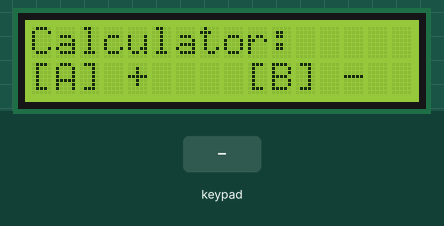
This sketch was run on a simulated Arduino Uno, built with avr-gcc and run on an emulated ATmega328P. On the bench: 16×2 character LCD. Inputs (shaded band) come from the test bench. What the sketch prints to the serial monitor is not drawn.

Above: at 1.2 s.
1.3 s: keypad keys 1 3 1 2 1 1 1 0 * pressed 0.4 s apart
At 5.6 s:
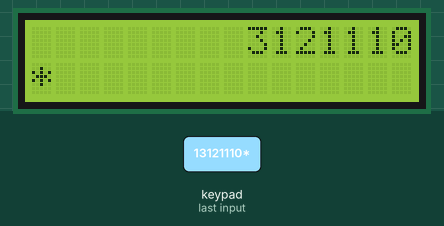
6.4 s: keypad keys 7 + 5 = pressed 0.4 s apart
At 8.3 s:
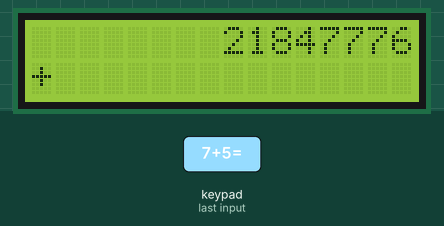
9.5 s: key '/' pressed
At 10.5 s:
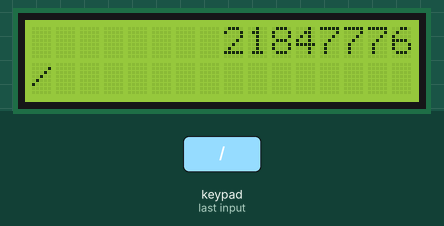
11.0 s: keypad keys 1 3 1 2 1 1 1 0 = pressed 0.4 s apart
At 14.5 s:
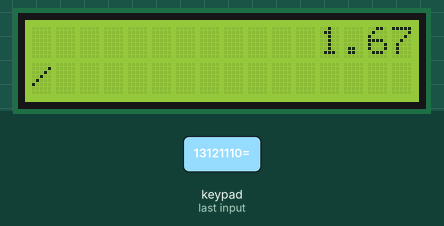
16.1 s: key '2' pressed
At 16.8 s:
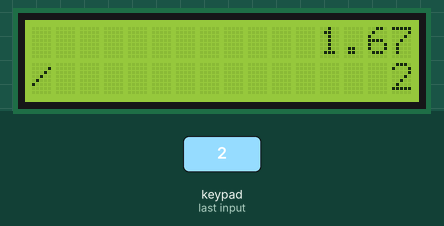
Timing chart, 0 to 18.6 s (numbered marks = the images above; inputs shaded):
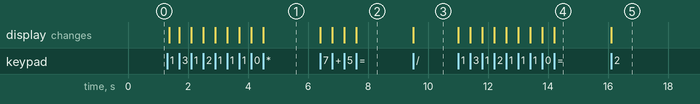

The sketch:

lab7-prob3-calculator.ino
```cpp
#include <LiquidCrystal.h>
#include <Keypad.h>

LiquidCrystal lcd(7, 6, 5, 4, 3, 2);


const byte rows = 4;
const byte cols = 4;

// Keypad values
char keys[rows][cols] = {
  {'1','2','3', '+'},
  {'4','5','6', '-'},
  {'7','8','9', '*'},
  {'C','0','=', '/'}
};

// Keypad pins
byte rowPins[rows] = {A5, A4, A3, A2};
byte colPins[cols] = {13, 12, 11, 10};

// Map keypad with its pins
Keypad keypad = Keypad(
  makeKeymap(keys),
  rowPins,
  colPins,
  rows,
  cols
);

void setup() {
  Serial.begin(9600);
  lcd.begin(16, 2);

}

void loop() {
  // Execute command based on entered key
  menu();
  calculator();

}

void menu() {
  int numOfLines = 5;
  String lines[numOfLines] = {
    "Calculator:   ",
    "[A] +    [B] -",
    "[C] x    [D] /",
    "[*] C    [#] =",
    "              ",
  };

  int row1 = 0;
  int row2 = 1;
  while (true) {
    lcd.clear();
    lcd.setCursor(0, 0);
    lcd.print(lines[row1]);
    lcd.setCursor(0, 1);
    lcd.print(lines[row2]);

    for (int i = 0; i < 15; i++) {
      if (keypad.getKey()) {
        lcd.clear();
        return;
      };
      delay(100);
    }

    if (row2 < numOfLines - 1) row2++;
    if (row1 >= numOfLines - 2) {
      row1 = 0;
      row2 = 1;
    }
    else row1++;
  }
}


char currOperator = ' ';
char pendingOperator = ' ';
int currRow = 0;
void calculator() {
    String strNums[2] = {
      "",
      "",
    };

  while (true) {
    strNums[currRow] = getDigit();
    // strNums1;
    Serial.println(strNums[currRow]);
    Serial.println(currOperator);

    String result = processOperation(strNums[0], strNums[1]);
    strNums[0] = result;
    strNums[1] = "";
    displayDigit(0, strNums[0]);
    displayDigit(1, strNums[1]);
    currRow = 1;
  }
}

String getDigit() {
  String strDigit = "";
  while (true) {
    char key = keypad.getKey();

    if (!key) continue;
    if (isDigit(key)) {
      if (strDigit.length() == 15) continue;
      strDigit += key;
      Serial.println(strDigit);
      displayDigit(currRow, strDigit);
    }
    else if (key == 'C') {
      strDigit = "";
      displayDigit(currRow, strDigit);
    }
    else {
      if (key != '=') {
        displayOperator(key);
        pendingOperator = key;
        if (currOperator == ' ') currOperator = key;
      }
      if (strDigit.length() > 0) {

        return trimDigit(strDigit);
      }
      else currOperator = key;
    }
  }
}

void displayDigit(int row, String strDigit) {
  lcd.setCursor(1, row);
  lcd.print("               ");
  lcd.setCursor(16 - strDigit.length(), row);
  lcd.print(strDigit);
}

void displayOperator(char currOperator) {
    lcd.setCursor(0, 1);
    lcd.print(currOperator);
}

String processOperation(String strNum1, String strNum2) {
    if (strNum1.length() == 0 || strNum2.length() == 0) return strNum1;

    double num1 = strNum1.toDouble();
    double num2 = strNum2.toDouble();
    double res;

    if (currOperator == '+') {
      res = num1 + num2;
    }
    else if (currOperator == '-') {
      res = num1 - num2;
    }
    else if (currOperator == '*') {
      res = num1 * num2;
    }
    else if (currOperator == '/') {
      res = num1 / num2;
    }

    Serial.println(res);
    currOperator = pendingOperator;
    // serial.println(currOperator);

    if (isnan(res) || isinf(res)) res = 0;
    Serial.print("RESULT: ");
    return trimDigit(String(res));
}

String trimDigit(String digit) {
  String newDigitStart = "";
  String newDigitEnd = "";
  int start = 0;
  int end = digit.length() - 1;

  while (start < digit.length() - 1) {
    if (digit[start] == '0') start++;
    else break;
  }

  if (digit[digit.length() - 3] == '.') {
    while (end >= 0) {
      if (digit[end] == '0') end--;
      else break;
    }
  }


  String newDigit = digit.substring(start, end + 1);
  if (newDigit == "-0.") {
    Serial.println("PUMASOK");
    Serial.println("");
    newDigit = newDigit.substring(1, newDigit.length() -1);
  }

  if (newDigit[0] == '.') {
    newDigit = "0" + newDigit;
  }
  if (newDigit[newDigit.length() - 1] == '.') {
    newDigit.remove(newDigit.length() - 1);
  }

  if (newDigit.length() > 15) {
    if (newDigit[0] == '-') newDigit = "-99999999999999";
    else newDigit = "999999999999999";
  }


  return newDigit;

}


// Handle edge cases
// Clear all
// Remove negative if res = 0
// Limit result
```

Measured:
- after the input at 1.3 s, the display: first changes after 0.08 s (image 1 shows a later state)
- after the input at 6.4 s, the display: first changes at once (image 2 shows a later state)
- after the input at 9.5 s, the display: changes at once (image 3)
- after the input at 11.0 s, the display: first changes at once (image 4 shows a later state)
- after the input at 16.1 s, the display: changes at once (image 5)
